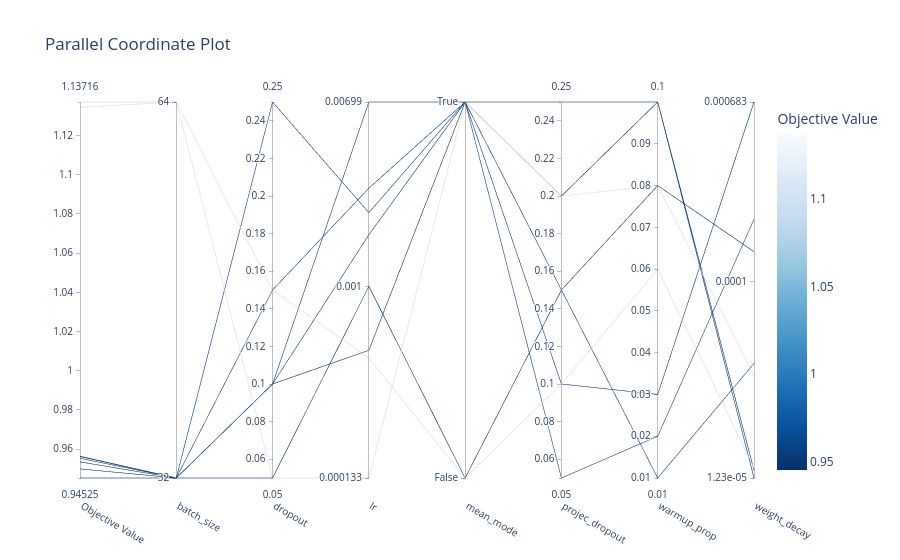

Notebook code for this chart:
### Code cell
fig=optuna.visualization.plot_parallel_coordinate(study_loaded)
fig.show()

### Figure 1 — Plotly figure (JSON) as saved in the notebook; plotly's stock layout.template omitted (floating-point values rounded to 4 significant figures)
{"data": [{"dimensions": [{"label": "Objective Value", "range": [0.9453, 1.137], "values": [0.9453, 0.9562, 0.9564, 0.9499, 0.9535, 0.9553, 1.134, 1.137]}, {"label": "batch_size", "range": [0, 1], "ticktext": ["32", "64"], "tickvals": [0, 1], "values": [0, 0, 0, 0, 0, 0, 1, 1]}, {"label": "dropout", "range": [0.05, 0.25], "values": [0.1, 0.15, 0.25, 0.05, 0.1, 0.1, 0.15, 0.05]}, {"label": "lr", "range": [-3.875, -2.156], "ticktext": ["0.000133", "0.001", "0.00699"], "tickvals": [-3.875, -3, -2.156], "values": [-3.291, -2.55, -2.661, -2.998, -2.763, -2.156, -3.326, -3.875]}, {"label": "mean_mode", "range": [0, 1], "ticktext": ["False", "True"], "tickvals": [0, 1], "values": [1, 1, 1, 0, 1, 1, 0, 1]}, {"label": "projec_dropout", "range": [0.05, 0.25], "values": [0.2, 0.15, 0.05, 0.15, 0.1, 0.25, 0.1, 0.2]}, {"label": "warmup_prop", "range": [0.01, 0.1], "values": [0.1, 0.01, 0.02, 0.08, 0.03, 0.1, 0.06, 0.08]}, {"label": "weight_decay", "range": [-4.909, -3.165], "ticktext": ["1.23e-05", "0.0001", "0.000683"], "tickvals": [-4.909, -4, -3.165], "values": [-4.873, -4.378, -3.709, -3.86, -3.165, -4.909, -4.863, -4.436]}], "labelangle": 30, "labelside": "bottom", "line": {"color": [0.9453, 0.9562, 0.9564, 0.9499, 0.9535, 0.9553, 1.134, 1.137], "colorbar": {"title": {"text": "Objective Value"}}, "colorscale": [[0, "rgb(247,251,255)"], [0.125, "rgb(222,235,247)"], [0.25, "rgb(198,219,239)"], [0.375, "rgb(158,202,225)"], [0.5, "rgb(107,174,214)"], [0.625, "rgb(66,146,198)"], [0.75, "rgb(33,113,181)"], [0.875, "rgb(8,81,156)"], [1, "rgb(8,48,107)"]], "reversescale": true, "showscale": true}, "type": "parcoords"}], "layout": {"title": {"text": "Parallel Coordinate Plot"}}}
